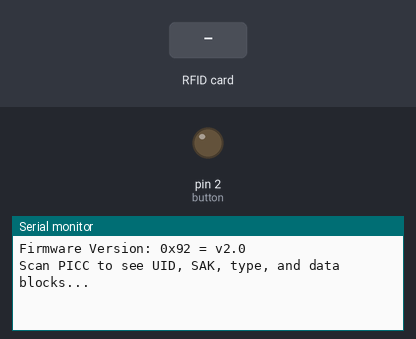
Bench run of a sketch on a simulated Arduino Uno, built with avr-gcc and run on an emulated ATmega328P. Shown: output pins drawn as LEDs (lit = HIGH), the last lines printed to the serial monitor. The inputs (shaded band) are chosen by the test bench. Pins used as bus, display or sensor lines are not drawn.

Above: at 1.2 s.
1.3 s: RFID card 03 26 D5 0F held to the reader
At 2.4 s:
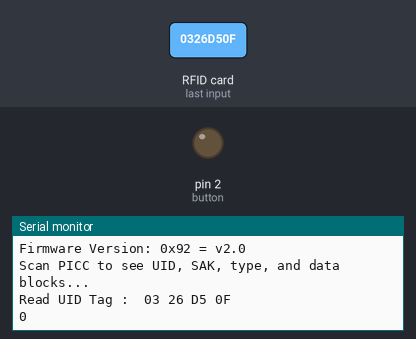
2.8 s: RFID card 5E 7A 19 C4 held to the reader
At 3.7 s:
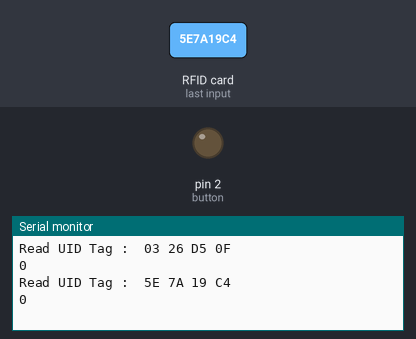

Measured:
- after the input at 1.3 s, the serial monitor: prints a new line at once (image 1)
- after the input at 2.8 s, the serial monitor: prints a new line at once (image 2)

The sketch:

11.RFID_practice.ino
```cpp
#include <MFRC522.h>
#include <MFRC522Extended.h>
#include <deprecated.h>
#include <require_cpp11.h>
#include <SPI.h>
#include <MFRC522.h>
#include <List.hpp>

#define RST_PIN         9          // Configurable, see typical pin layout above
#define SS_PIN          10         // Configurable, see typical pin layout above


const byte MY_TAG[4] = {0x03, 0x26, 0xD5, 0x0F};
const int button = 2;

List<MFRC522::Uid> tag_list;
MFRC522 mfrc522(SS_PIN, RST_PIN);  // Create MFRC522 instance


int buttonPress() {
  static int prebutton = LOW;
  int currbutton = digitalRead(button);
  int press;
  press = (currbutton ==HIGH && prebutton ==LOW);
  prebutton = currbutton;
  return press;
}

void register_uid(){

}
void setup() {
	Serial.begin(9600);		// Initialize serial communications with the PC
	while (!Serial);		// Do nothing if no serial port is opened (added for Arduinos based on ATMEGA32U4)
	SPI.begin();			// Init SPI bus
	mfrc522.PCD_Init();		// Init MFRC522
	delay(4);				// Optional delay. Some board do need more time after init to be ready, see Readme
	mfrc522.PCD_DumpVersionToSerial();	// Show details of PCD - MFRC522 Card Reader details
	Serial.println(F("Scan PICC to see UID, SAK, type, and data blocks..."));
  pinMode(button,OUTPUT);
}

void loop() {
  if(!buttonPress()){
    	if ( ! mfrc522.PICC_IsNewCardPresent()) {
		return;
	}

	if ( ! mfrc522.PICC_ReadCardSerial()) {
		return;
	}

  }


  //READ UID
  Serial.print("Read UID Tag : ");
  for (byte i = 0; i < mfrc522.uid.size; i++){
    Serial.print(mfrc522.uid.uidByte[i] < 0x10 ? " 0" : " ");
    Serial.print(mfrc522.uid.uidByte[i],HEX);
  }
  Serial.println();

  //CHECK UID
  // Serial.print(", Check UID Tag : ");
  // if(memcmp(mfrc522.uid.uidByte,MY_TAG, 4) ==0){
  //   Serial.print("Valid");
  // }
  // else{
  //   Serial.print("Invalid");
  // }
  Serial.println(buttonPress());
  //print Tag_list
  bool registered = false;

  if(buttonPress())
  {
    Serial.println("YOU CAN REGISTER UID NOW");
    for (int i = 0; i<tag_list.getSize();i++){
        if(memcmp(tag_list.get(i).uidByte, mfrc522.uid.uidByte, 4) == 0)//byte 마다 동일한지 확인을 하며 같으면 0을 반환
        {
          registered = true;
        }
      }
      if(!registered){//등록되지 않을 때만 등록
        tag_list.addLast(mfrc522.uid);
      }


    Serial.print("\nRegistered Tag List (");
    Serial.print(tag_list.getSize());
    Serial.print(") :");
    Serial.println();

    for (int i = 0; i<tag_list.getSize(); i++){
      for (byte j = 0; j < 4; j++){
        Serial.print(tag_list.get(i).uidByte[j] < 0x10 ? " 0" : " ");
        Serial.print(tag_list.get(i).uidByte[j],HEX);
      }
      Serial.println();
    }
  }

  delay(1000);
}
```
